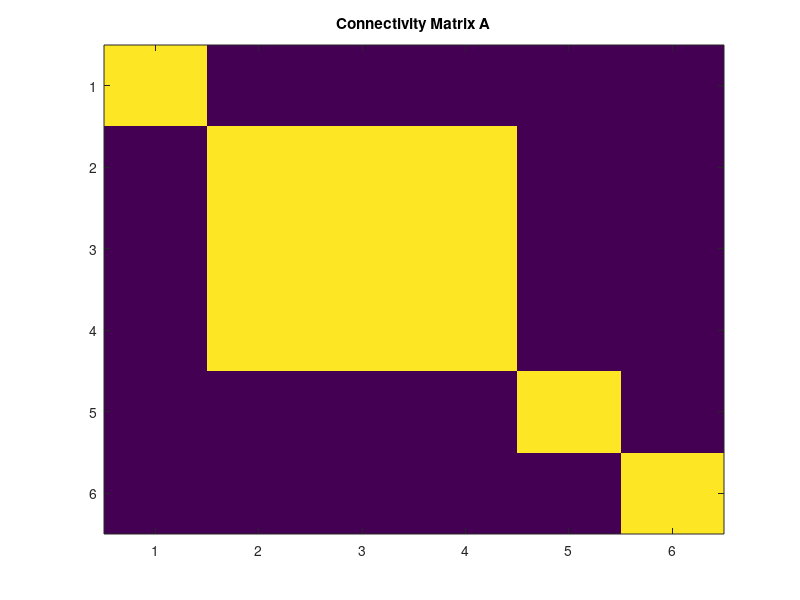

The MATLAB source for this figure: (Note: this script raises an error after producing the figure.)

% Find the complex in a multivariate autoregressive model, 
%   X^t = A*X^{t-1} + E,
% where A is a connectivity matrix and E is gaussian noise.

addpath(genpath('../PhiToolbox'))


%% generate data
%%%%%%%%%%%%%%%%%%%%%%%%%%%%%%%%%%%%%%%%%%%%%%%%%%%%%%%%%%%%%%%%%%%%%%%%%%%
disp('Generating data...')

%%% construct connectivity matrix %%%
N = 6; % the number of elements
A = eye(N)/N; % A: connectivity matrix
A(2:N-2, 2:N-2) = 1/N;

h_A = figure;
imagesc(A)
drawnow
title('Connectivity Matrix A')

%%% generate time series X using the AR model %%%
T = 10^6;
X = zeros(N,T);
X(:,1) = randn(N,1);
for t=2: T
    E = randn(N,1);
    X(:,t) = A*X(:,t-1) + E;
end


%% find the complex
%%%%%%%%%%%%%%%%%%%%%%%%%%%%%%%%%%%%%%%%%%%%%%%%%%%%%%%%%%%%%%%%%%%%%%%%%%%

type_of_dist = 'Gauss';
% type_of_dist:
%    'Gauss': Gaussian distribution
%    'discrete': discrete probability distribution

type_of_phi = 'MI1';
% type_of_phi:
%    'MI1': Multi (Mutual) information, e.g., I(X_1; X_2). (IIT1.0)
%    'MI': Multi (Mutual) information, e.g., I(X_1, Y_1; X_2, Y_2)
%    'SI': phi_H, stochastic interaction
%    'star': phi_star, based on mismatched decoding
%    'Geo': phi_G, information geometry version

type_of_MIPsearch = 'Queyranne';
% type_of_MIPsearch: 
%    'exhaustive': 
%    'Queyranne': 
%    'REMCMC':

tau = 1; % time lag

% Convert data to covariance matrices
% probs = data_to_probs(type_of_dist, X, tau);

%%% with pre-computed covariances %%%
% [indices_Complex, phi_Complex, indices, phis, Zs] = ...
%     Complex_Exhaustive_probs( type_of_phi, type_of_MIPsearch, probs );

% %%% without pre-computed covariances %%%
[ indices_Complex, phi_Complex, indices, phis, Zs ] = ...
   Complex_Exhaustive( type_of_dist, type_of_phi, type_of_MIPsearch, X, tau);
%  indices_Complex: indices of elements in the complex
%  phi_Complex: the amount of integrated information at the (estimated) MIP of the complex 
%  indices: the indices of every subsystem
%  phis: the amount of integrated information for every subsystem
%  Zs: the (estimated) MIP of every subsystem
